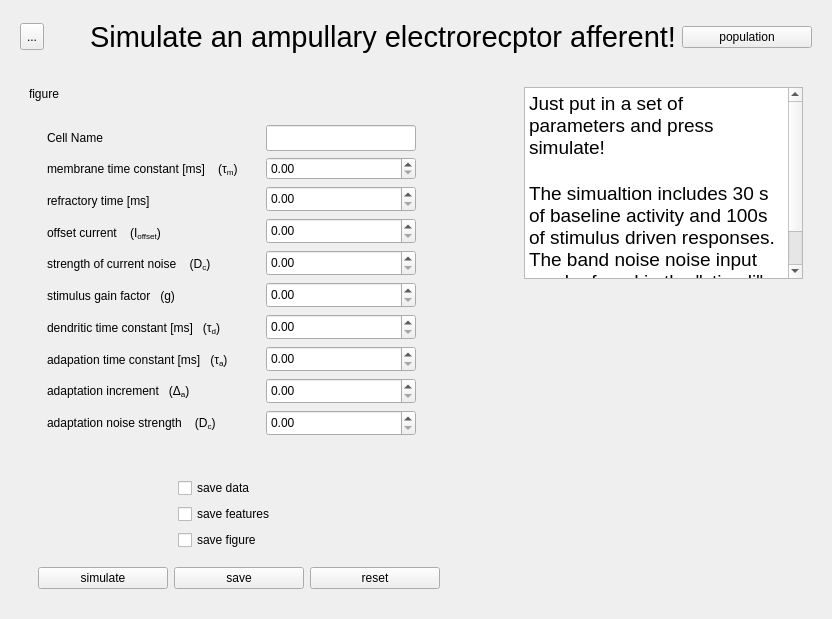
      <widget class="QWidget" name="simulate_cell">
       <layout class="QVBoxLayout" name="verticalLayout_6">
        <item>
         <widget class="QWidget" name="sc_header" native="true">
          <layout class="QHBoxLayout" name="horizontalLayout_3" stretch="0,0,2,0">
           <item>
            <widget class="QToolButton" name="sc_back_to_main">
             <property name="maximumSize">
              <size>
               <width>16777215</width>
               <height>27</height>
              </size>
             </property>
             <property name="text">
              <string>...</string>
             </property>
             <property name="icon">
              <iconset resource="resources.qrc">
               <normaloff>:/icons/pictograms/home.png</normaloff>:/icons/pictograms/home.png</iconset>
             </property>
             <property name="iconSize">
              <size>
               <width>24</width>
               <height>16</height>
              </size>
             </property>
             <property name="arrowType">
              <enum>Qt::NoArrow</enum>
             </property>
            </widget>
           </item>
           <item>
            <spacer name="horizontalSpacer_4">
             <property name="orientation">
              <enum>Qt::Horizontal</enum>
             </property>
             <property name="sizeHint" stdset="0">
              <size>
               <width>40</width>
               <height>20</height>
              </size>
             </property>
            </spacer>
           </item>
           <item>
            <widget class="QLabel" name="label">
             <property name="font">
              <font>
               <family>Ubuntu</family>
               <pointsize>22</pointsize>
              </font>
             </property>
             <property name="text">
              <string>Simulate an ampullary electrorecptor afferent!</string>
             </property>
             <property name="textFormat">
              <enum>Qt::PlainText</enum>
             </property>
             <property name="role" stdset="0">
              <string>title</string>
             </property>
            </widget>
           </item>
           <item>
            <widget class="QPushButton" name="sc_table_version">
             <property name="sizePolicy">
              <sizepolicy hsizetype="Fixed" vsizetype="Fixed">
               <horstretch>0</horstretch>
               <verstretch>0</verstretch>
              </sizepolicy>
             </property>
             <property name="minimumSize">
              <size>
               <width>130</width>
               <height>0</height>
              </size>
             </property>
             <property name="maximumSize">
              <size>
               <width>130</width>
               <height>16777215</height>
              </size>
             </property>
             <property name="text">
              <string>population</string>
             </property>
            </widget>
           </item>
          </layout>
         </widget>
        </item>
        <item>
         <widget class="QWidget" name="sc_content_widget" native="true">
          <layout class="QHBoxLayout" name="horizontalLayout" stretch="8,1,20">
           <property name="bottomMargin">
            <number>1</number>
           </property>
           <item>
            <widget class="QWidget" name="sc_left_box" native="true">
             <property name="sizePolicy">
              <sizepolicy hsizetype="Preferred" vsizetype="Expanding">
               <horstretch>0</horstretch>
               <verstretch>0</verstretch>
              </sizepolicy>
             </property>
             <property name="maximumSize">
              <size>
               <width>500</width>
               <height>16777215</height>
              </size>
             </property>
             <layout class="QVBoxLayout" name="verticalLayout_9" stretch="1,2,0,0">
              <item>
               <widget class="QLabel" name="sc_equation">
                <property name="sizePolicy">
                 <sizepolicy hsizetype="Preferred" vsizetype="Preferred">
                  <horstretch>0</horstretch>
                  <verstretch>0</verstretch>
                 </sizepolicy>
                </property>
                <property name="text">
                 <string>figure</string>
                </property>
               </widget>
              </item>
              <item>
               <widget class="QWidget" name="sc_input_and_labels" native="true">
                <layout class="QHBoxLayout" name="horizontalLayout_2" stretch="0,0">
                 <item>
                  <widget class="QWidget" name="sc_label_box" native="true">
                   <property name="sizePolicy">
                    <sizepolicy hsizetype="Preferred" vsizetype="Expanding">
                     <horstretch>0</horstretch>
                     <verstretch>0</verstretch>
                    </sizepolicy>
                   </property>
                   <layout class="QVBoxLayout" name="verticalLayout_8">
                    <item>
                     <widget class="QLabel" name="sc_label_name">
                      <property name="text">
                       <string>Cell Name</string>
                      </property>
                     </widget>
                    </item>
                    <item>
                     <widget class="QLabel" name="sc_label_1">
                      <property name="text">
                       <string>&lt;html&gt;&lt;head/&gt;&lt;body&gt;&lt;p&gt;membrane time constant [ms]    (τ&lt;span style=&quot; vertical-align:sub;&quot;&gt;m&lt;/span&gt;) &lt;/p&gt;&lt;/body&gt;&lt;/html&gt;</string>
                      </property>
                      <property name="textFormat">
                       <enum>Qt::RichText</enum>
                      </property>
                     </widget>
                    </item>
                    <item>
                     <widget class="QLabel" name="sc_label_2">
                      <property name="text">
                       <string>refractory time [ms]</string>
                      </property>
                     </widget>
                    </item>
                    <item>
                     <widget class="QLabel" name="sc_label_3">
                      <property name="text">
                       <string>&lt;html&gt;&lt;head/&gt;&lt;body&gt;&lt;p&gt;offset current    (I&lt;span style=&quot; vertical-align:sub;&quot;&gt;offset&lt;/span&gt;)&lt;/p&gt;&lt;/body&gt;&lt;/html&gt;</string>
                      </property>
                      <property name="textFormat">
                       <enum>Qt::RichText</enum>
                      </property>
                     </widget>
                    </item>
                    <item>
                     <widget class="QLabel" name="sc_label_4">
                      <property name="text">
                       <string>&lt;html&gt;&lt;head/&gt;&lt;body&gt;&lt;p&gt;strength of current noise    (D&lt;span style=&quot; vertical-align:sub;&quot;&gt;c&lt;/span&gt;)&lt;/p&gt;&lt;/body&gt;&lt;/html&gt;</string>
                      </property>
                      <property name="textFormat">
                       <enum>Qt::RichText</enum>
                      </property>
                     </widget>
                    </item>
                    <item>
                     <widget class="QLabel" name="sc_label_5">
                      <property name="text">
                       <string>stimulus gain factor   (g)</string>
                      </property>
                     </widget>
                    </item>
                    <item>
                     <widget class="QLabel" name="sc_label_6">
                      <property name="text">
                       <string>&lt;html&gt;&lt;head/&gt;&lt;body&gt;&lt;p&gt;dendritic time constant [ms]   (τ&lt;span style=&quot; vertical-align:sub;&quot;&gt;d&lt;/span&gt;)&lt;/p&gt;&lt;/body&gt;&lt;/html&gt;</string>
                      </property>
                     </widget>
                    </item>
                    <item>
                     <widget class="QLabel" name="sc_label_7">
                      <property name="text">
                       <string>adapation time constant [ms] &amp;nbsp;&amp;nbsp;(τ&lt;span style=&quot; vertical-align:sub;&quot;&gt;a&lt;/span&gt;)</string>
                      </property>
                     </widget>
                    </item>
                    <item>
                     <widget class="QLabel" name="sc_label_8">
                      <property name="text">
                       <string>&lt;html&gt;&lt;head/&gt;&lt;body&gt;&lt;p&gt;adaptation increment   (Δ&lt;span style=&quot; vertical-align:sub;&quot;&gt;a&lt;/span&gt;)&lt;/p&gt;&lt;/body&gt;&lt;/html&gt;</string>
                      </property>
                      <property name="textFormat">
                       <enum>Qt::RichText</enum>
                      </property>
                     </widget>
                    </item>
                    <item>
                     <widget class="QLabel" name="sc_label_9">
                      <property name="text">
                       <string>adaptation noise strength &amp;nbsp;&amp;nbsp;  (D&lt;span style=&quot; vertical-align:sub;&quot;&gt;c&lt;/span&gt;)</string>
                      </property>
                      <property name="textFormat">
                       <enum>Qt::RichText</enum>
                      </property>
                     </widget>
                    </item>
                   </layout>
                  </widget>
                 </item>
                 <item>
                  <widget class="QWidget" name="sc_inputs_box" native="true">
                   <layout class="QVBoxLayout" name="verticalLayout_7">
                    <item>
                     <widget class="QLineEdit" name="sc_input_name">
                      <property name="sizePolicy">
                       <sizepolicy hsizetype="Fixed" vsizetype="Fixed">
                        <horstretch>0</horstretch>
                        <verstretch>0</verstretch>
                       </sizepolicy>
                      </property>
                      <property name="minimumSize">
                       <size>
                        <width>150</width>
                        <height>26</height>
                       </size>
                      </property>
                     </widget>
                    </item>
                    <item>
                     <widget class="FreeTypingDoubleSpinBox" name="sc_doubleSpinBox_1">
                      <property name="sizePolicy">
                       <sizepolicy hsizetype="Fixed" vsizetype="Fixed">
                        <horstretch>0</horstretch>
                        <verstretch>0</verstretch>
                       </sizepolicy>
                      </property>
                      <property name="minimumSize">
                       <size>
                        <width>0</width>
                        <height>0</height>
                       </size>
                      </property>
                      <property name="maximumSize">
                       <size>
                        <width>150</width>
                        <height>26</height>
                       </size>
                      </property>
                     </widget>
                    </item>
                    <item>
                     <widget class="FreeTypingDoubleSpinBox" name="sc_doubleSpinBox_2">
                      <property name="sizePolicy">
                       <sizepolicy hsizetype="Fixed" vsizetype="Fixed">
                        <horstretch>0</horstretch>
                        <verstretch>0</verstretch>
                       </sizepolicy>
                      </property>
                      <property name="minimumSize">
                       <size>
                        <width>150</width>
                        <height>26</height>
                       </size>
                      </property>
                     </widget>
                    </item>
                    <item>
                     <widget class="FreeTypingDoubleSpinBox" name="sc_doubleSpinBox_3">
                      <property name="sizePolicy">
                       <sizepolicy hsizetype="Fixed" vsizetype="Fixed">
                        <horstretch>0</horstretch>
                        <verstretch>0</verstretch>
                       </sizepolicy>
                      </property>
                      <property name="minimumSize">
                       <size>
                        <width>150</width>
                        <height>26</height>
                       </size>
                      </property>
                     </widget>
                    </item>
                    <item>
                     <widget class="FreeTypingDoubleSpinBox" name="sc_doubleSpinBox_4">
                      <property name="sizePolicy">
                       <sizepolicy hsizetype="Fixed" vsizetype="Fixed">
                        <horstretch>0</horstretch>
                        <verstretch>0</verstretch>
                       </sizepolicy>
                      </property>
                      <property name="minimumSize">
                       <size>
                        <width>150</width>
                        <height>26</height>
                       </size>
                      </property>
                     </widget>
                    </item>
                    <item>
                     <widget class="FreeTypingDoubleSpinBox" name="sc_doubleSpinBox_5">
                      <property name="sizePolicy">
                       <sizepolicy hsizetype="Fixed" vsizetype="Fixed">
                        <horstretch>0</horstretch>
                        <verstretch>0</verstretch>
                       </sizepolicy>
                      </property>
                      <property name="minimumSize">
                       <size>
                        <width>150</width>
                        <height>26</height>
                       </size>
                      </property>
                     </widget>
                    </item>
                    <item>
                     <widget class="FreeTypingDoubleSpinBox" name="sc_doubleSpinBox_6">
                      <property name="sizePolicy">
                       <sizepolicy hsizetype="Fixed" vsizetype="Fixed">
                        <horstretch>0</horstretch>
                        <verstretch>0</verstretch>
                       </sizepolicy>
                      </property>
                      <property name="minimumSize">
                       <size>
                        <width>150</width>
                        <height>26</height>
                       </size>
                      </property>
                     </widget>
                    </item>
                    <item>
                     <widget class="FreeTypingDoubleSpinBox" name="sc_doubleSpinBox_7">
                      <property name="sizePolicy">
                       <sizepolicy hsizetype="Fixed" vsizetype="Fixed">
                        <horstretch>0</horstretch>
                        <verstretch>0</verstretch>
                       </sizepolicy>
                      </property>
                      <property name="minimumSize">
                       <size>
                        <width>150</width>
                        <height>26</height>
                       </size>
                      </property>
                     </widget>
                    </item>
                    <item>
                     <widget class="FreeTypingDoubleSpinBox" name="sc_doubleSpinBox_8">
                      <property name="sizePolicy">
                       <sizepolicy hsizetype="Fixed" vsizetype="Fixed">
                        <horstretch>0</horstretch>
                        <verstretch>0</verstretch>
                       </sizepolicy>
                      </property>
                      <property name="minimumSize">
                       <size>
                        <width>150</width>
                        <height>26</height>
                       </size>
                      </property>
                     </widget>
                    </item>
                    <item>
                     <widget class="FreeTypingDoubleSpinBox" name="sc_doubleSpinBox_9">
                      <property name="sizePolicy">
                       <sizepolicy hsizetype="Fixed" vsizetype="Fixed">
                        <horstretch>0</horstretch>
                        <verstretch>0</verstretch>
                       </sizepolicy>
                      </property>
                      <property name="minimumSize">
                       <size>
                        <width>150</width>
                        <height>26</height>
                       </size>
                      </property>
                     </widget>
                    </item>
                   </layout>
                  </widget>
                 </item>
                </layout>
               </widget>
              </item>
              <item>
               <widget class="QWidget" name="sc_bottom_right" native="true">
                <layout class="QHBoxLayout" name="horizontalLayout_5">
                 <property name="bottomMargin">
                  <number>1</number>
                 </property>
                 <item alignment="Qt::AlignHCenter">
                  <widget class="QWidget" name="sc_save_box" native="true">
                   <layout class="QVBoxLayout" name="verticalLayout_11">
                    <property name="rightMargin">
                     <number>30</number>
                    </property>
                    <property name="bottomMargin">
                     <number>1</number>
                    </property>
                    <item>
                     <widget class="QCheckBox" name="sc_checkBox_data">
                      <property name="sizePolicy">
                       <sizepolicy hsizetype="Fixed" vsizetype="Fixed">
                        <horstretch>130</horstretch>
                        <verstretch>0</verstretch>
                       </sizepolicy>
                      </property>
                      <property name="minimumSize">
                       <size>
                        <width>130</width>
                        <height>0</height>
                       </size>
                      </property>
                      <property name="text">
                       <string>save data</string>
                      </property>
                     </widget>
                    </item>
                    <item alignment="Qt::AlignRight">
                     <widget class="QCheckBox" name="sc_checkBox_features">
                      <property name="sizePolicy">
                       <sizepolicy hsizetype="Fixed" vsizetype="Fixed">
                        <horstretch>130</horstretch>
                        <verstretch>0</verstretch>
                       </sizepolicy>
                      </property>
                      <property name="minimumSize">
                       <size>
                        <width>130</width>
                        <height>0</height>
                       </size>
                      </property>
                      <property name="text">
                       <string>save features</string>
                      </property>
                     </widget>
                    </item>
                    <item>
                     <widget class="QCheckBox" name="sc_checkBox_figure">
                      <property name="text">
                       <string>save figure</string>
                      </property>
                     </widget>
                    </item>
                   </layout>
                  </widget>
                 </item>
                </layout>
               </widget>
              </item>
              <item alignment="Qt::AlignRight">
               <widget class="QWidget" name="widget_3" native="true">
                <layout class="QHBoxLayout" name="horizontalLayout_9">
                 <property name="rightMargin">
                  <number>39</number>
                 </property>
                 <item>
                  <widget class="QPushButton" name="sc_btn_simulate">
                   <property name="minimumSize">
                    <size>
                     <width>130</width>
                     <height>0</height>
                    </size>
                   </property>
                   <property name="text">
                    <string>simulate</string>
                   </property>
                  </widget>
                 </item>
                 <item>
                  <widget class="QPushButton" name="sc_btn_save">
                   <property name="minimumSize">
                    <size>
                     <width>130</width>
                     <height>0</height>
                    </size>
                   </property>
                   <property name="text">
                    <string>save</string>
                   </property>
                  </widget>
                 </item>
                 <item>
                  <widget class="QPushButton" name="sc_btn_reset">
                   <property name="minimumSize">
                    <size>
                     <width>130</width>
                     <height>0</height>
                    </size>
                   </property>
                   <property name="maximumSize">
                    <size>
                     <width>130</width>
                     <height>16777215</height>
                    </size>
                   </property>
                   <property name="text">
                    <string>reset</string>
                   </property>
                  </widget>
                 </item>
                </layout>
               </widget>
              </item>
             </layout>
            </widget>
           </item>
           <item>
            <widget class="QWidget" name="sc_colspacer1" native="true">
             <property name="sizePolicy">
              <sizepolicy hsizetype="Expanding" vsizetype="Preferred">
               <horstretch>0</horstretch>
               <verstretch>0</verstretch>
              </sizepolicy>
             </property>
             <property name="minimumSize">
              <size>
               <width>1</width>
               <height>0</height>
              </size>
             </property>
            </widget>
           </item>
           <item>
            <widget class="QWidget" name="sc_right_box" native="true">
             <property name="sizePolicy">
              <sizepolicy hsizetype="Preferred" vsizetype="Expanding">
               <horstretch>0</horstretch>
               <verstretch>0</verstretch>
              </sizepolicy>
             </property>
             <layout class="QVBoxLayout" name="verticalLayout_10" stretch="0,1">
              <property name="bottomMargin">
               <number>1</number>
              </property>
              <item>
               <widget class="QPlainTextEdit" name="sc_text_output">
                <property name="sizePolicy">
                 <sizepolicy hsizetype="Preferred" vsizetype="Preferred">
                  <horstretch>0</horstretch>
                  <verstretch>0</verstretch>
                 </sizepolicy>
                </property>
                <property name="font">
                 <font>
                  <pointsize>14</pointsize>
                 </font>
                </property>
                <property name="readOnly">
                 <bool>true</bool>
                </property>
                <property name="plainText">
                 <string>Just put in a set of parameters and press simulate!

The simualtion includes 30 s of baseline activity and 100s of stimulus driven responses. The band noise noise input can be found in the &quot;stimuli&quot; folder.</string>
                </property>
               </widget>
              </item>
              <item>
               <widget class="QFrame" name="sc_figure">
                <property name="sizePolicy">
                 <sizepolicy hsizetype="Expanding" vsizetype="Expanding">
                  <horstretch>0</horstretch>
                  <verstretch>0</verstretch>
                 </sizepolicy>
                </property>
                <property name="frameShape">
                 <enum>QFrame::NoFrame</enum>
                </property>
                <property name="frameShadow">
                 <enum>QFrame::Raised</enum>
                </property>
                <layout class="QVBoxLayout" name="verticalLayout_4"/>
               </widget>
              </item>
             </layout>
            </widget>
           </item>
          </layout>
         </widget>
        </item>
       </layout>
      </widget>
